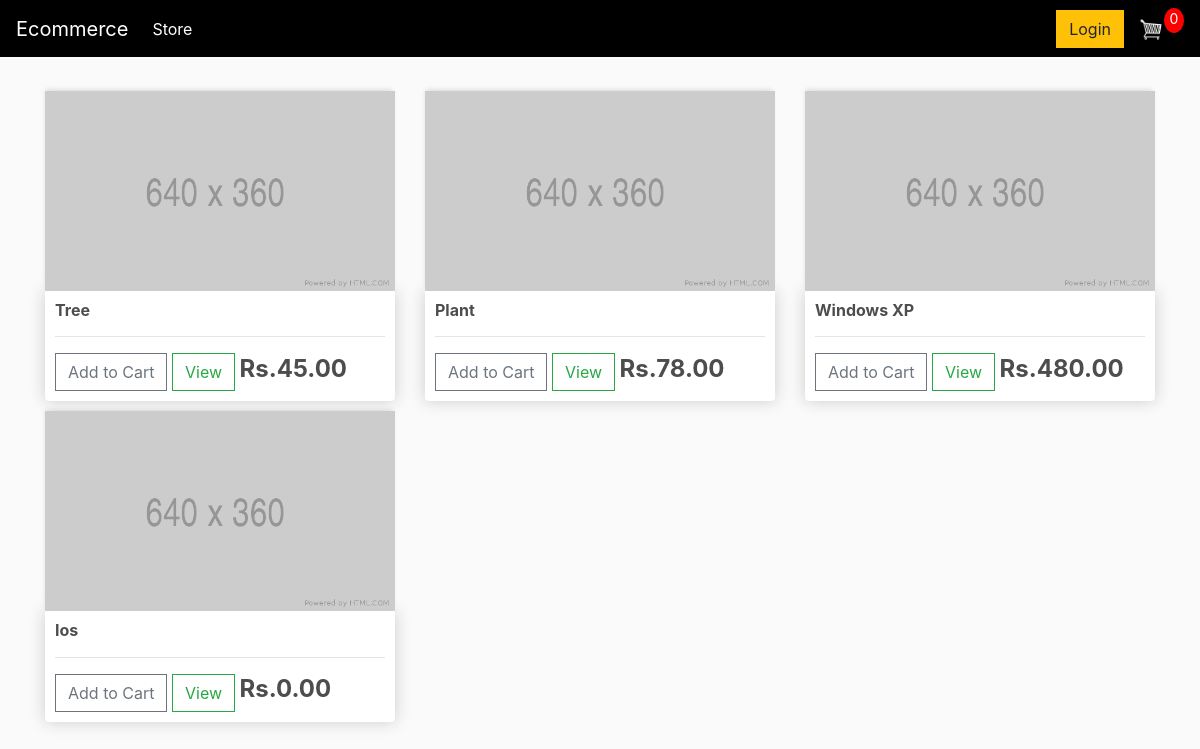
The page / on the database its author committed.
### store/models.py (models this page shows, shortened)
class Product(models.Model):
    name = models.CharField(max_length=200)
    price = models.DecimalField(max_digits=7,decimal_places=2)
    digital = models.BooleanField(default=False,null=True, blank=True)  #To check of a product is a virtual  product or physical product.
    image = models.ImageField(null=True, blank=True)

### store/views.py (the view)
# urls.py: path("", include('store.urls')),
def store(request):
    if request.user.is_authenticated:
            customer = request.user.customer
            order, created = Order.objects.get_or_create(customer=customer, complete=False )
            items = order.orderitem_set.all()
            cartItems = order.get_cart_items
    else:
        items = []
        order = {'get_cart_total': 0, 'get_cart_items': 0, "shipping": False}
        cartItems = order['get_cart_items']
    products = Product.objects.all()
    context = {'products':products, 'cartItems':cartItems}
    return render(request, 'store/store.html', context)

### store/templates/store/store.html
{% extends 'store/main.html' %}
{% load static %}
{% block content%}
    <div class="row">
        {% for product in products%}
        <div class="col-lg-4">
            <img class="thumbnail" src = "{% static 'images/placeholder.png' %}" alt="Product image here">
            <div class="box-element product">
                <h6><strong>{{product.name}}</strong></h6>
                <hr>
                <button data-product="{{product.id}}" data-action="add" class="btn btn-outline-secondary add-btn update-cart">Add to Cart</button>
                <a class="btn btn-outline-success" href="#">View</a>
                <h4 style="display: inline-block; "><strong> Rs.{{product.price|floatformat:2}}</strong></h4>
            </div>
        </div>
        {% endfor %}
    </div>
{% endblock content %}

### static/css/main.css (style rules this page uses)
body { background-color: hsl(0, 0%, 98%); }
h1,h2,h3,h4,h5,h6 { color:hsl(0, 0%, 30%); }
.box-element { box-shadow:hsl(0, 0%, 80%) 0 0 16px; background-color: #fff; border-radius: 4px; padding: 10px; }
.thumbnail { width: 100%; height: 200px; -webkit-box-shadow: -1px -3px 5px -2px rgba(214,214,214,1); -moz-box-shadow: -1px -3px 5px -2px rgba(214,214,214,1); box-shadow: -1px -3px 5px -2px rgba(214,214,214,1); }
.product { border-radius: 0 0 4px 4px; }
.col-lg-4, .col-lg-6, .col-lg-8, .col-lg-12 { margin-top: 10px; }
.btn { border-radius: 0; }

### rows shown on the page
Product: name "Tree", price "45.00"
Product: name "Plant", price "78.00"
Product: name "Windows XP", price "480.00"
Product: name "Ios", price "0.00"

### other values the page prints
{{ cartItems }} "0"
